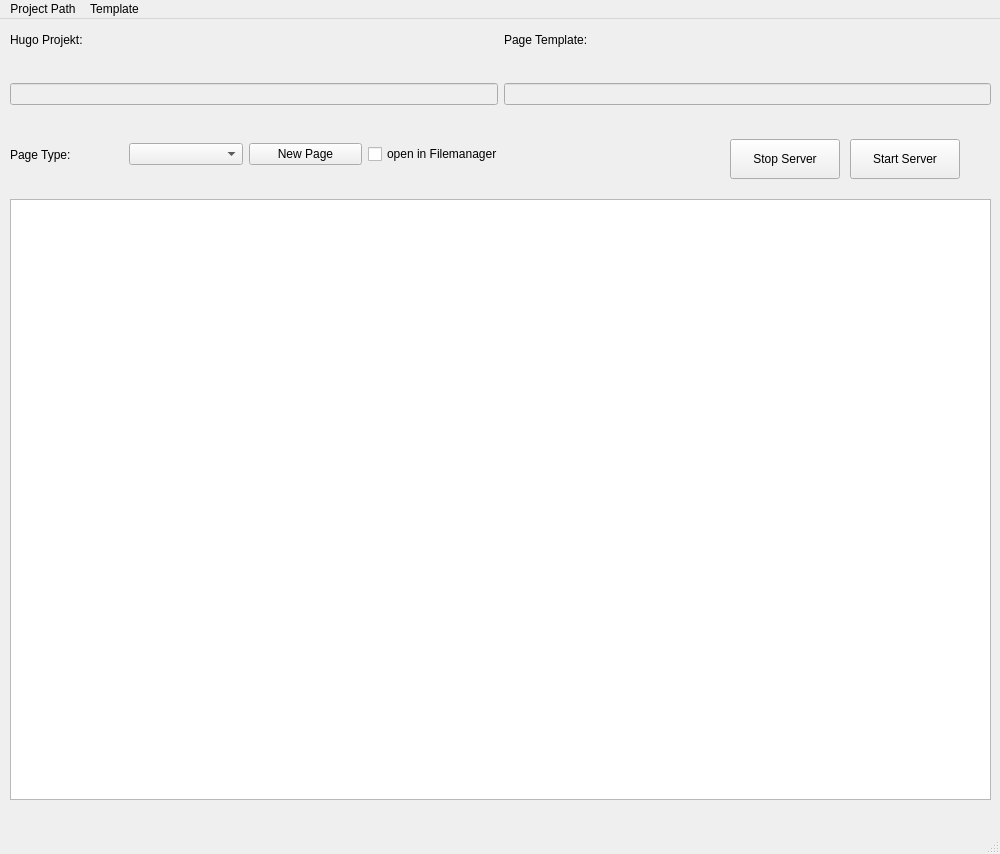
<?xml version="1.0" encoding="UTF-8"?>
<ui version="4.0">
 <class>MainWindow</class>
 <widget class="QMainWindow" name="MainWindow">
  <property name="geometry">
   <rect>
    <x>0</x>
    <y>0</y>
    <width>1000</width>
    <height>854</height>
   </rect>
  </property>
  <property name="windowTitle">
   <string>MainWindow</string>
  </property>
  <widget class="QWidget" name="centralwidget">
   <widget class="QPlainTextEdit" name="plainTextEdit">
    <property name="geometry">
     <rect>
      <x>10</x>
      <y>180</y>
      <width>981</width>
      <height>601</height>
     </rect>
    </property>
   </widget>
   <widget class="QWidget" name="horizontalLayoutWidget">
    <property name="geometry">
     <rect>
      <x>10</x>
      <y>110</y>
      <width>493</width>
      <height>51</height>
     </rect>
    </property>
    <layout class="QHBoxLayout" name="horizontalLayout">
     <item>
      <widget class="QLabel" name="label">
       <property name="text">
        <string>Page Type:</string>
       </property>
      </widget>
     </item>
     <item>
      <widget class="QComboBox" name="PageTypecomboBox"/>
     </item>
     <item>
      <widget class="QPushButton" name="PageButton">
       <property name="text">
        <string>New Page</string>
       </property>
      </widget>
     </item>
     <item>
      <widget class="QCheckBox" name="FMcheckBox">
       <property name="text">
        <string>open in Filemanager</string>
       </property>
      </widget>
     </item>
    </layout>
   </widget>
   <widget class="QWidget" name="horizontalLayoutWidget_2">
    <property name="geometry">
     <rect>
      <x>10</x>
      <y>50</y>
      <width>981</width>
      <height>51</height>
     </rect>
    </property>
    <layout class="QHBoxLayout" name="horizontalLayout_2">
     <item>
      <widget class="QLineEdit" name="PPathEdit">
       <property name="enabled">
        <bool>false</bool>
       </property>
      </widget>
     </item>
     <item>
      <widget class="QLineEdit" name="TemplateUsed">
       <property name="enabled">
        <bool>false</bool>
       </property>
      </widget>
     </item>
    </layout>
   </widget>
   <widget class="QWidget" name="horizontalLayoutWidget_3">
    <property name="geometry">
     <rect>
      <x>10</x>
      <y>0</y>
      <width>981</width>
      <height>41</height>
     </rect>
    </property>
    <layout class="QHBoxLayout" name="horizontalLayout_3">
     <item>
      <widget class="QLabel" name="ProjectLabel">
       <property name="text">
        <string>Hugo Projekt:</string>
       </property>
      </widget>
     </item>
     <item>
      <widget class="QLabel" name="TemplateLabel">
       <property name="text">
        <string>Page Template:</string>
       </property>
      </widget>
     </item>
    </layout>
   </widget>
   <widget class="QPushButton" name="SrvStartButton">
    <property name="geometry">
     <rect>
      <x>850</x>
      <y>120</y>
      <width>110</width>
      <height>40</height>
     </rect>
    </property>
    <property name="text">
     <string>Start Server</string>
    </property>
   </widget>
   <widget class="QPushButton" name="SrvStopButton">
    <property name="geometry">
     <rect>
      <x>730</x>
      <y>120</y>
      <width>110</width>
      <height>40</height>
     </rect>
    </property>
    <property name="text">
     <string>Stop Server</string>
    </property>
   </widget>
  </widget>
  <widget class="QMenuBar" name="menubar">
   <property name="geometry">
    <rect>
     <x>0</x>
     <y>0</y>
     <width>1000</width>
     <height>36</height>
    </rect>
   </property>
   <widget class="QMenu" name="menuProject_Path">
    <property name="title">
     <string>Project Path</string>
    </property>
   </widget>
   <widget class="QMenu" name="menuTemplate_Path">
    <property name="title">
     <string>Template</string>
    </property>
   </widget>
   <addaction name="menuProject_Path"/>
   <addaction name="menuTemplate_Path"/>
  </widget>
  <widget class="QStatusBar" name="statusbar"/>
 </widget>
 <resources/>
 <connections/>
</ui>
